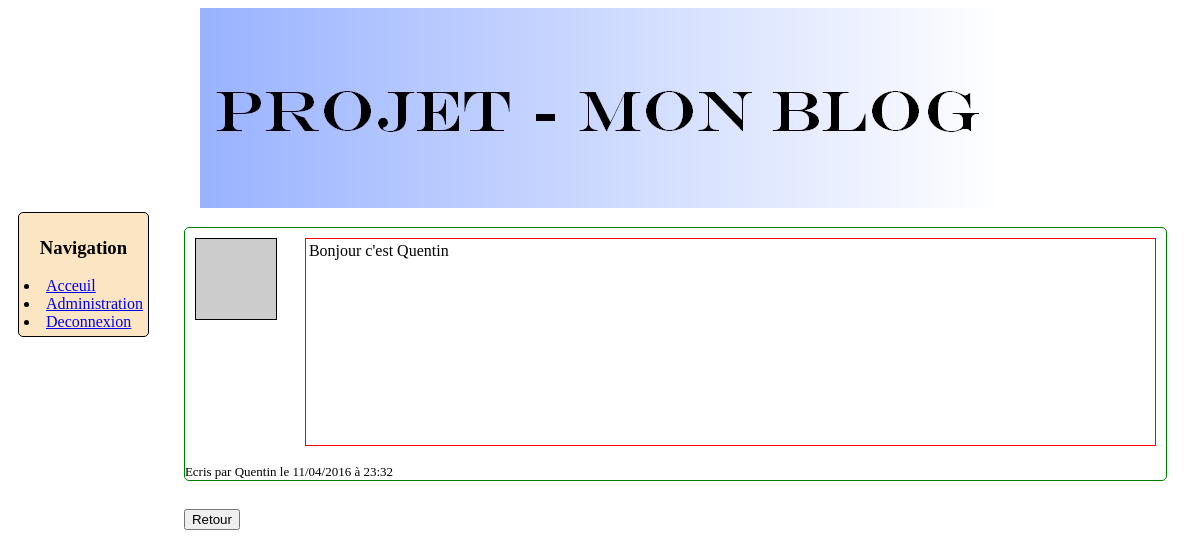
The page /admin/action_cmts.php?action=1&cmts=2 (signed in) on the database its author committed.
### tables this page shows
CREATE TABLE `commentaires` (
  `id` int(11) NOT NULL AUTO_INCREMENT,
  `auteur` varchar(255) NOT NULL DEFAULT 'Anonyme',
  `message` text NOT NULL,
  `date_at` timestamp NOT NULL DEFAULT CURRENT_TIMESTAMP,
  `news` int(11) NOT NULL,
  `email_atr` varchar(255) DEFAULT NULL,
  `valide` tinyint(1) NOT NULL DEFAULT '1',
  PRIMARY KEY (`id`)
);

### admin/action_cmts.php (the view, shortened to what this page needs)
<!DOCTYPE html>
<html>
	<head>
		<link rel="stylesheet" type="text/css" href="../styles/style.css"/>
		<?php
		include ('../includes/header.php');
		include ('includes/ad_menus.php');
		?>
	</head>
<div class="body">
<?php
include ('../includes/bdd.php');
if(isset($_SESSION['ndc']))
{
	if(isset($_GET['action']) AND !empty($_GET['action']) AND $_GET['action'] > 0 AND $_GET['action'] <= 4 AND isset($_GET['cmts']) AND $_GET['cmts'] > 0 AND !empty($_GET['cmts']))
	{
		$id_cmts = $_GET['cmts'];
		if($_GET['action'] == 1)
		{
			$req = $bdd->prepare("SELECT id, auteur, message, date_at, email_atr FROM commentaires WHERE id = :id");
			$req->bindParam('id',$id_cmts,PDO::PARAM_INT);
			$req->execute();
			$cmts_affi = $req->fetch();
			if($cmts_affi)
			{
				$auteur = htmlspecialchars($cmts_affi['auteur']);
				$message = htmlspecialchars($cmts_affi['message']);
				$af_message = nl2br($message);
				$email = htmlspecialchars($cmts_affi['email_atr']);
    			$date = date_create(htmlspecialchars($cmts_affi['date_at']));
    			$date_f = date_format($date, 'd/m/Y à H:i');
				$avatar_defaut = urlencode('http://image.noelshack.com/fichiers/2016/15/1460410275-defaut.jpg');
				$avatar = "http://2.gravatar.com/avatar/".md5($email)."?s=100&d=".$avatar_defaut."";
				?>
				<div class="commentaires">
					<div class="commentaires_contenu">
						<img src="<?php echo $avatar; ?>" alt="avatar"/>
						<p>
							<?php echo $af_message; ?>
						</p>
						<font size="2">
							<?php
							echo 'Ecris par '.$auteur.' le '.$date_f.'';
							?>
						</font>
					</div>
					<br>
					<a href="commentaires.php"> <input type="button" value="Retour">
				</div>
				<?php
			}
			else
			{
				header('Location: commentaires.php?erreur=1');
			}
		}
	}
	else
	{
		header('Location: commentaires.php');
	}
}
else
{
	header('Location: ../admin');
}
?>
</div>
</html>

### styles/style.css (style rules this page uses)
div.body { overflow: auto; min-width: 160px; margin-right: 10px; padding: 10px; }
div.commentaires { border-radius: 5px; margin: 5px; }
div.commentaires_contenu { border-radius: 5px; border: 1px solid green; margin-bottom: 10px; }
div.commentaires_contenu img { border: 1px solid; margin: 10px; display: block; font-size: 0; float: left; }
div.commentaires_contenu p { border: 1px solid red; margin-top: 10px; min-height: 200px; margin-left: 120px; margin-right: 10px; padding : 3px; }

### rows shown on the page
commentaires: message "Bonjour c'est Quentin", auteur "Quentin", date_at "11/04/2016 à 23:32"
